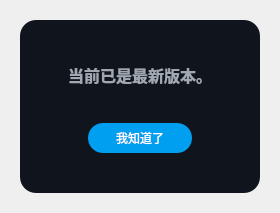
<?xml version="1.0" encoding="UTF-8"?>
<ui version="4.0">
 <class>UpdateOTASuccess</class>
 <widget class="QDialog" name="UpdateOTASuccess">
  <property name="geometry">
   <rect>
    <x>0</x>
    <y>0</y>
    <width>280</width>
    <height>213</height>
   </rect>
  </property>
  <property name="windowTitle">
   <string>Dialog</string>
  </property>
  <layout class="QGridLayout" name="gridLayout">
   <property name="leftMargin">
    <number>20</number>
   </property>
   <property name="topMargin">
    <number>20</number>
   </property>
   <property name="rightMargin">
    <number>20</number>
   </property>
   <property name="bottomMargin">
    <number>20</number>
   </property>
   <property name="spacing">
    <number>0</number>
   </property>
   <item row="0" column="0">
    <widget class="QFrame" name="frame">
     <property name="minimumSize">
      <size>
       <width>240</width>
       <height>173</height>
      </size>
     </property>
     <property name="maximumSize">
      <size>
       <width>240</width>
       <height>173</height>
      </size>
     </property>
     <property name="styleSheet">
      <string notr="true">border-radius: 16px;
background-color:#10151D;</string>
     </property>
     <property name="frameShape">
      <enum>QFrame::StyledPanel</enum>
     </property>
     <property name="frameShadow">
      <enum>QFrame::Raised</enum>
     </property>
     <widget class="QLabel" name="lab_title">
      <property name="geometry">
       <rect>
        <x>0</x>
        <y>45</y>
        <width>240</width>
        <height>20</height>
       </rect>
      </property>
      <property name="minimumSize">
       <size>
        <width>240</width>
        <height>0</height>
       </size>
      </property>
      <property name="styleSheet">
       <string notr="true">color: #A1A8B3;
font-family: &quot;Noto Sans S Chinese&quot;;
font-weight:500;
font-size: 16px;</string>
      </property>
      <property name="text">
       <string>当前已是最新版本。</string>
      </property>
      <property name="alignment">
       <set>Qt::AlignCenter</set>
      </property>
     </widget>
     <widget class="QPushButton" name="pBt_ok">
      <property name="geometry">
       <rect>
        <x>68</x>
        <y>103</y>
        <width>104</width>
        <height>30</height>
       </rect>
      </property>
      <property name="minimumSize">
       <size>
        <width>104</width>
        <height>30</height>
       </size>
      </property>
      <property name="maximumSize">
       <size>
        <width>104</width>
        <height>30</height>
       </size>
      </property>
      <property name="styleSheet">
       <string notr="true">QPushButton
{
	color: rgb(255, 255, 255);
	border:null;
	background: #009FEF;
	border-radius: 15px;


}</string>
      </property>
      <property name="text">
       <string>我知道了</string>
      </property>
     </widget>
    </widget>
   </item>
  </layout>
 </widget>
 <resources/>
 <connections/>
</ui>
